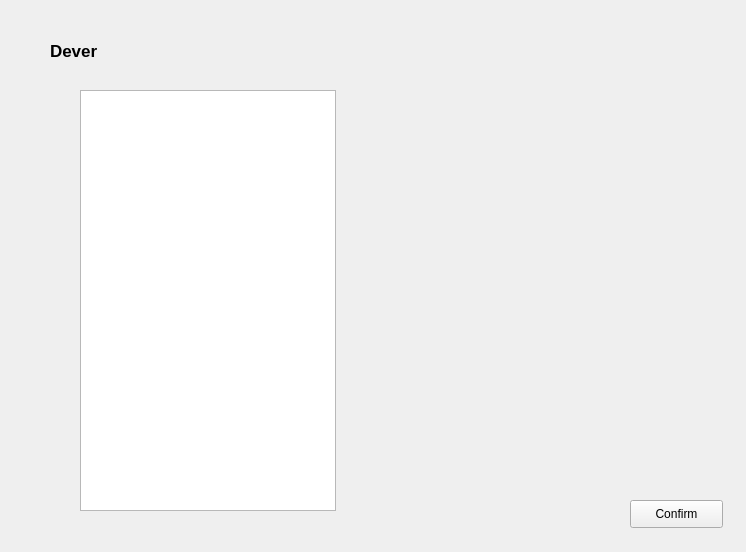
<?xml version="1.0" encoding="UTF-8"?>
<ui version="4.0">
 <class>confirmDenver</class>
 <widget class="QWidget" name="confirmDenver">
  <property name="geometry">
   <rect>
    <x>0</x>
    <y>0</y>
    <width>746</width>
    <height>552</height>
   </rect>
  </property>
  <property name="windowTitle">
   <string>Form</string>
  </property>
  <widget class="QListWidget" name="denverList">
   <property name="geometry">
    <rect>
     <x>80</x>
     <y>90</y>
     <width>256</width>
     <height>421</height>
    </rect>
   </property>
   <property name="selectionMode">
    <enum>QAbstractItemView::MultiSelection</enum>
   </property>
  </widget>
  <widget class="QPushButton" name="pushButton">
   <property name="geometry">
    <rect>
     <x>630</x>
     <y>500</y>
     <width>93</width>
     <height>28</height>
    </rect>
   </property>
   <property name="text">
    <string>Confirm</string>
   </property>
  </widget>
  <widget class="QLabel" name="label">
   <property name="geometry">
    <rect>
     <x>50</x>
     <y>30</y>
     <width>331</width>
     <height>41</height>
    </rect>
   </property>
   <property name="font">
    <font>
     <pointsize>13</pointsize>
     <weight>75</weight>
     <bold>true</bold>
     <kerning>true</kerning>
    </font>
   </property>
   <property name="text">
    <string>Dever </string>
   </property>
   <property name="textFormat">
    <enum>Qt::PlainText</enum>
   </property>
  </widget>
 </widget>
 <resources/>
 <connections/>
</ui>
